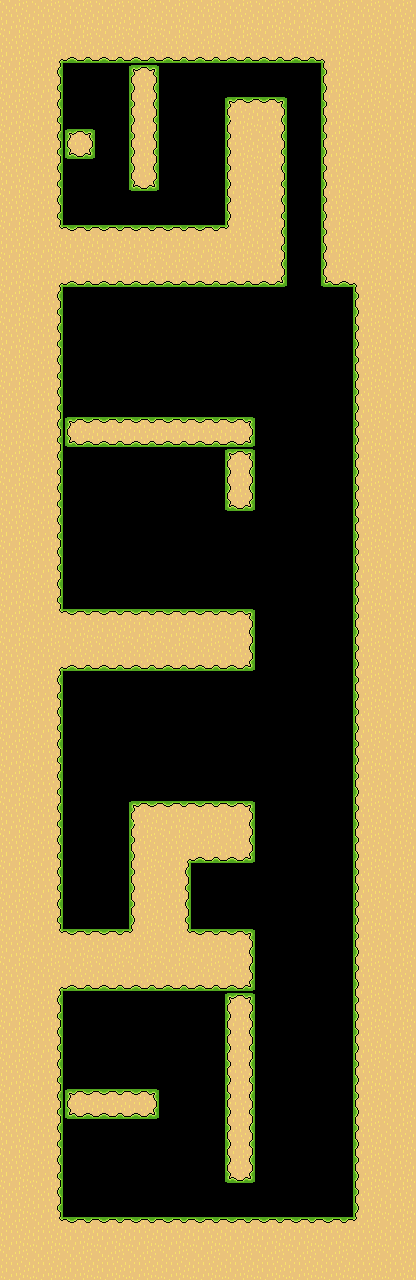

A level layout from a 2D game, rendered from its tile map. Below: a short description, then the map file with tile-grid data replaced by summaries:
An orthogonal 13x40 tile map with 32x32 px tiles, 1 tile layer (Ground) and 18 objects.

<map version="1.5" tiledversion="1.7.1" orientation="orthogonal" renderorder="right-down" width="13" height="40" tilewidth="32" tileheight="32" infinite="0" nextlayerid="29" nextobjectid="108">
 <editorsettings>
  <export target="LevelTilemap_levelVert.json" format="json" />
 </editorsettings>
 <properties>
  <property name="extraText" value="Howdy!" />
  <property name="levelIndex" type="int" value="0" />
  <property name="levelName" value="Template" />
  <property name="levelNameOffsetY" type="int" value="-80" />
  <property name="levelNameShortened" value="temp" />
  <property name="numberOfSlimes" type="int" value="0" />
 </properties>
 <tileset firstgid="1" name="tileset" tilewidth="32" tileheight="32" tilecount="36" columns="6">
  <image source="../../artwork/tileset.png" width="192" height="192" />
  <tile id="0">
   <properties>
    <property name="collides" type="bool" value="true" />
   </properties>
  </tile>
  <tile id="1">
   <properties>
    <property name="collides" type="bool" value="true" />
   </properties>
  </tile>
  <tile id="2">
   <properties>
    <property name="collides" type="bool" value="true" />
   </properties>
  </tile>
  <tile id="3">
   <properties>
    <property name="collides" type="bool" value="true" />
   </properties>
  </tile>
  <tile id="4">
   <properties>
    <property name="collides" type="bool" value="false" />
   </properties>
  </tile>
  <tile id="5">
   <properties>
    <property name="collides" type="bool" value="false" />
   </properties>
  </tile>
  <tile id="6">
   <properties>
    <property name="collides" type="bool" value="true" />
   </properties>
  </tile>
  <tile id="7">
   <properties>
    <property name="collides" type="bool" value="true" />
   </properties>
  </tile>
  <tile id="8">
   <properties>
    <property name="collides" type="bool" value="true" />
   </properties>
  </tile>
  <tile id="9">
   <properties>
    <property name="collides" type="bool" value="true" />
   </properties>
  </tile>
  <tile id="10">
   <properties>
    <property name="collides" type="bool" value="false" />
   </properties>
  </tile>
  <tile id="11">
   <properties>
    <property name="collides" type="bool" value="false" />
   </properties>
  </tile>
  <tile id="12">
   <properties>
    <property name="collides" type="bool" value="true" />
   </properties>
  </tile>
  <tile id="13">
   <properties>
    <property name="collides" type="bool" value="true" />
   </properties>
  </tile>
  <tile id="14">
   <properties>
    <property name="collides" type="bool" value="true" />
   </properties>
  </tile>
  <tile id="15">
   <properties>
    <property name="collides" type="bool" value="true" />
   </properties>
  </tile>
  <tile id="16">
   <properties>
    <property name="collides" type="bool" value="false" />
    <property name="expValue" type="int" value="3" />
    <property name="isFlying" type="bool" value="true" />
    <property name="level" type="int" value="1" />
    <property name="objectTag" value="slimeEnemy" />
   </properties>
  </tile>
  <tile id="17">
   <properties>
    <property name="collides" type="bool" value="false" />
    <property name="expValue" type="int" value="3" />
    <property name="isFlying" type="bool" value="false" />
    <property name="level" type="int" value="1" />
    <property name="objectTag" value="slimeEnemy" />
   </properties>
  </tile>
  <tile id="18">
   <properties>
    <property name="collides" type="bool" value="true" />
   </properties>
  </tile>
  <tile id="19">
   <properties>
    <property name="collides" type="bool" value="true" />
   </properties>
  </tile>
  <tile id="20">
   <properties>
    <property name="collides" type="bool" value="true" />
   </properties>
  </tile>
  <tile id="21">
   <properties>
    <property name="collides" type="bool" value="true" />
   </properties>
  </tile>
  <tile id="22">
   <properties>
    <property name="collides" type="bool" value="false" />
    <property name="expValue" type="int" value="5" />
    <property name="isFlying" type="bool" value="true" />
    <property name="level" type="int" value="2" />
    <property name="objectTag" value="slimeEnemy" />
   </properties>
  </tile>
  <tile id="23">
   <properties>
    <property name="collides" type="bool" value="false" />
    <property name="expValue" type="int" value="5" />
    <property name="isFlying" type="bool" value="false" />
    <property name="level" type="int" value="2" />
    <property name="objectTag" value="slimeEnemy" />
   </properties>
  </tile>
  <tile id="24">
   <properties>
    <property name="collides" type="bool" value="false" />
    <property name="direction" value="right" />
    <property name="objectTag" value="spike" />
    <property name="spriteName" value="rightSpikes" />
   </properties>
  </tile>
  <tile id="25">
   <properties>
    <property name="collides" type="bool" value="false" />
    <property name="direction" value="left" />
    <property name="objectTag" value="spike" />
    <property name="spriteName" value="leftSpikes" />
   </properties>
  </tile>
  <tile id="26">
   <properties>
    <property name="collides" type="bool" value="false" />
    <property name="direction" value="down" />
    <property name="objectTag" value="spike" />
    <property name="spriteName" value="downSpikes" />
   </properties>
  </tile>
  <tile id="27">
   <properties>
    <property name="collides" type="bool" value="false" />
    <property name="direction" value="up" />
    <property name="objectTag" value="spike" />
    <property name="spriteName" value="upSpikes" />
   </properties>
  </tile>
  <tile id="28">
   <properties>
    <property name="collides" type="bool" value="false" />
    <property name="expValue" type="int" value="10" />
    <property name="isFlying" type="bool" value="true" />
    <property name="level" type="int" value="3" />
    <property name="objectTag" value="slimeEnemy" />
   </properties>
  </tile>
  <tile id="29">
   <properties>
    <property name="collides" type="bool" value="false" />
    <property name="expValue" type="int" value="10" />
    <property name="isFlying" type="bool" value="false" />
    <property name="level" type="int" value="3" />
    <property name="objectTag" value="slimeEnemy" />
   </properties>
  </tile>
  <tile id="30">
   <properties>
    <property name="collides" type="bool" value="false" />
    <property name="objectTag" value="endOfLevel" />
   </properties>
  </tile>
  <tile id="31">
   <properties>
    <property name="collides" type="bool" value="false" />
    <property name="objectTag" value="pickUp" />
    <property name="pickUpType" value="doubleJump" />
    <property name="spriteName" value="doubleJump" />
   </properties>
  </tile>
  <tile id="32">
   <properties>
    <property name="collides" type="bool" value="false" />
    <property name="objectTag" value="pickUp" />
   </properties>
  </tile>
  <tile id="33">
   <properties>
    <property name="collides" type="bool" value="false" />
   </properties>
  </tile>
  <tile id="34">
   <properties>
    <property name="collides" type="bool" value="false" />
   </properties>
  </tile>
  <tile id="35">
   <properties>
    <property name="collides" type="bool" value="false" />
    <property name="objectTag" value="playerSpawn" />
   </properties>
  </tile>
 </tileset>
 <layer id="6" name="Ground" width="13" height="40">
  <data>[520 cells, 283 non-empty, 20 distinct tile ids]</data>
 </layer>
 <objectgroup id="28" name="GameObjects">
  <object id="84" gid="31" x="96" y="416" width="32" height="32" />
  <object id="90" gid="36" x="64" y="224" width="32" height="32" />
  <object id="91" gid="25" x="256" y="1184" width="32" height="32" />
  <object id="93" gid="18" x="96" y="1088" width="32" height="32" />
  <object id="94" gid="18" x="208" y="928" width="32" height="32" />
  <object id="95" gid="18" x="64" y="128" width="32" height="32" />
  </objectgroup>
</map>
<!-- 12 of 18 objects omitted -->
